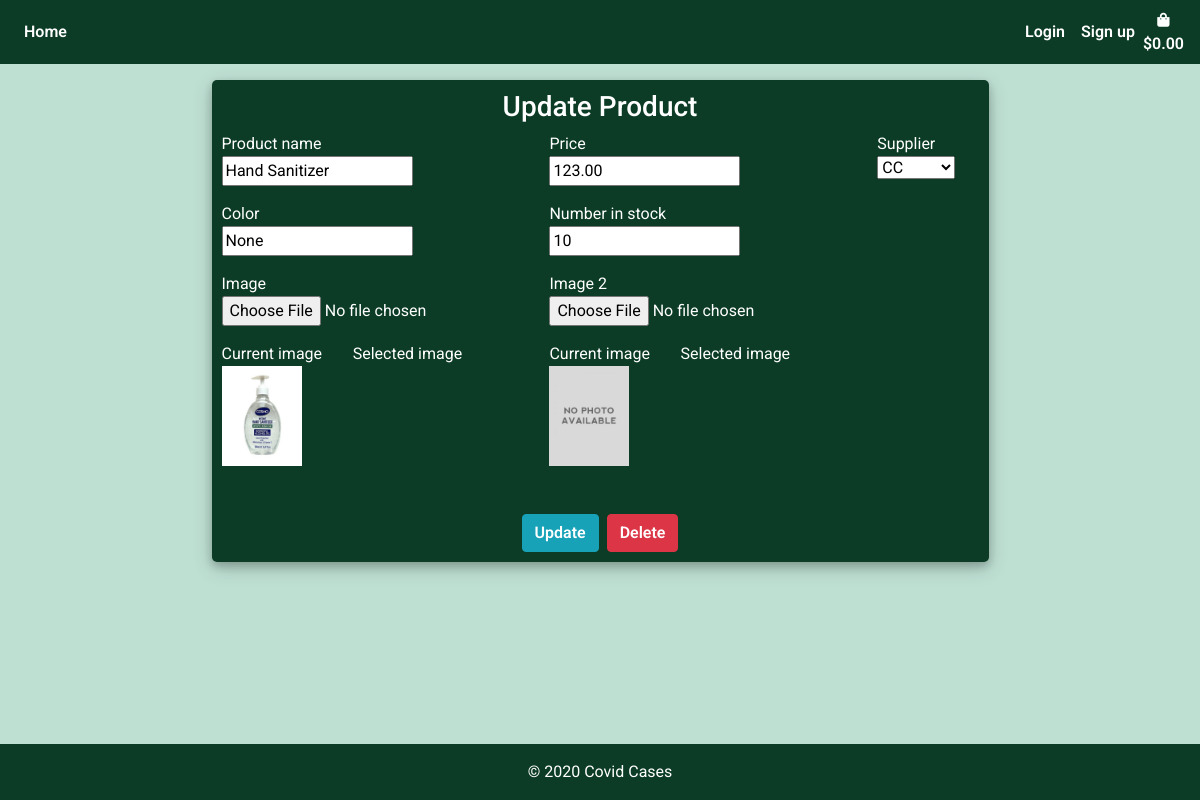
The app's page /update/14/, older data.
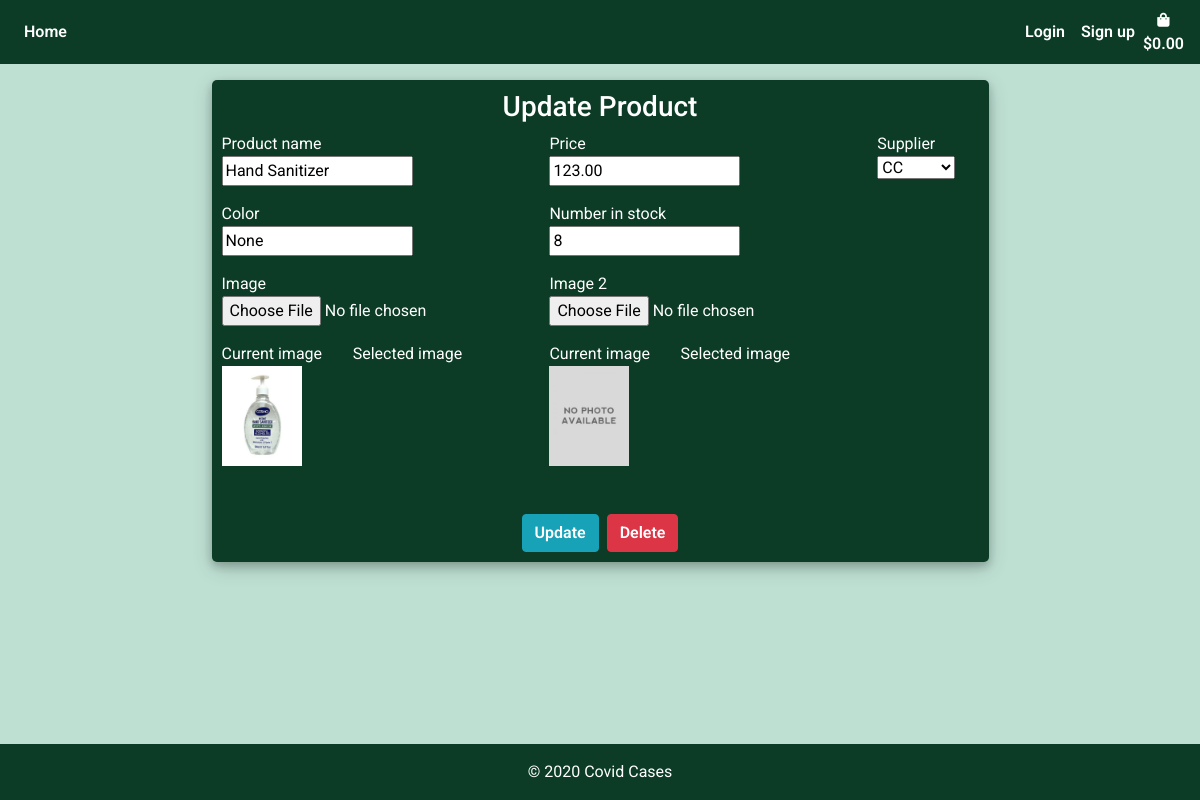
The same page, newer data.
### products/models.py (models this page shows, shortened)
class Product(models.Model):
    product_name = models.CharField(max_length=settings.CONST_PROFILE_ATTR)
    color = models.CharField(max_length=settings.CONST_PROFILE_ATTR)
    price = models.DecimalField(max_digits=6, decimal_places=2)
    image = ResizedImageField(size=[400, 500], crop=['middle', 'center'],quality=100, upload_to='', default='noimage.jpeg')
    image_2 = ResizedImageField(size=[400, 500], crop=['middle', 'center'],quality=100, upload_to='', default='noimage.jpeg', null=True)
    number_in_stock = models.IntegerField(null=True , editable=True, default=0)
    is_active = models.BooleanField(default=True, null=True)
    created_by = models.CharField(max_length=settings.CONST_PROFILE_ATTR, null=True)
    created_date = models.TimeField(auto_now_add=True, null=True)
    supplier = models.ForeignKey(Supplier, on_delete=models.CASCADE, null=True)

### products/views.py (the view)
# urls.py: path('update/<int:id>/', views.update_product, name="update_product"),
def update_product(request, id):
    product = Product.objects.get(id=id)
    if request.method == "POST":
        form = ProductForm(request.POST, request.FILES, instance=product)
        if form.is_valid():
            form.save()
            return redirect(reverse("products"))
    else:
        form = ProductForm(request.POST or None, instance=product)
    context = {
        "form": form,
        "product": product,
    }
    return render(request, "products/products_form.html", context)

### products/forms.py
class ProductForm(forms.ModelForm):
    image = forms.ImageField(required=False, widget=forms.FileInput)
    image_2 = forms.ImageField(required=False, widget=forms.FileInput)
    supplier = forms.ModelChoiceField(queryset=Supplier.objects.all(), label='Supplier', widget=forms.Select)
    use_required_attribute = False
    class Meta:
        model = Product
        fields = ["product_name", "color",
        "price","image", "image_2", "number_in_stock", "supplier"]
    def __init__(self, *args, **kwargs):
        super(ProductForm, self).__init__(*args, **kwargs)
        for fieldname in ["product_name", "color",
        "price","image", "image_2", "number_in_stock", "supplier"]:
            self.fields[fieldname].helper = FormHelper()

### products/models.py (called while the page is built)
    def __str__(self):
        return self.supplier_name

### products/templates/products/products_form.html (shortened to what the changed rows need)
{% extends 'base.html'%}
{% load static %}
{% load crispy_forms_tags %}
{% block content %}
    <div class="container h-100 mt-3">
		<div class="justify-content-center h-100">
			<div class="product_card">
				<div class="justify-content-center form_container">
					<form class="form-group mx-auto" method="POST" action="" enctype="multipart/form-data">
                            <div class="row">
                                <div class="col-md-5 mb-3">
                                    {{ form.product_name.label }}
                                    <br>
                                    {{ form.product_name }}
                                </div>
                                <div class="col-md-5 mb-3">
                                    {{ form.price.label }}
                                    <br>
                                    {{ form.price }}
                                </div>
                                <div class="col-md-2 mb-3">
                                    {{ form.supplier.label }}
                                    <br>
                                    {{ form.supplier }}
                                </div>
                            </div>
                            <div class="row">
                                <div class="col-md-5 mb-3">
                                    {{ form.color.label }}
                                    <br>
                                    {{ form.color }}
                                </div>
                                <div class="col-md-4 mb-3">
                                    {{ form.number_in_stock.label }}
                                    <br>
                                    {{ form.number_in_stock }}
                                </div>
                            </div>
                            <div class="row">
                                <div class="col-md-5 mb-3">
                                    {{ form.image.label }}
                                    <br>
                                    {{ form.image }}
                                </div>
                                <div class="col-md-5 mb-3">
                                    {{ form.image_2.label }}
                                    <br>
                                    {{ form.image_2 }}
                                </div>
                            </div>
                            <div class="row">
                                <div class="col-md-2 mb-3">
                                    <h8>Current image</h8>
                                    <br>
                                    <img class="img-fluid" style="height:100px;" src="{{ form.instance.image.url }}" />
                                </div>
                                <div class="col-md-2 mb-3">
                                    <h8>Current image</h8>
                                    <br>
                                    <img class="img-fluid" style="height:100px;" src="{{ form.instance.image_2.url }}" />
                                </div>
                            </div>
						</div>
				</div>
		</div>
	</div>
{% endblock %}

Row changes from the older to the newer data that the page shows:
changed Product "Hand Sanitizer": number_in_stock "10" → "8"
